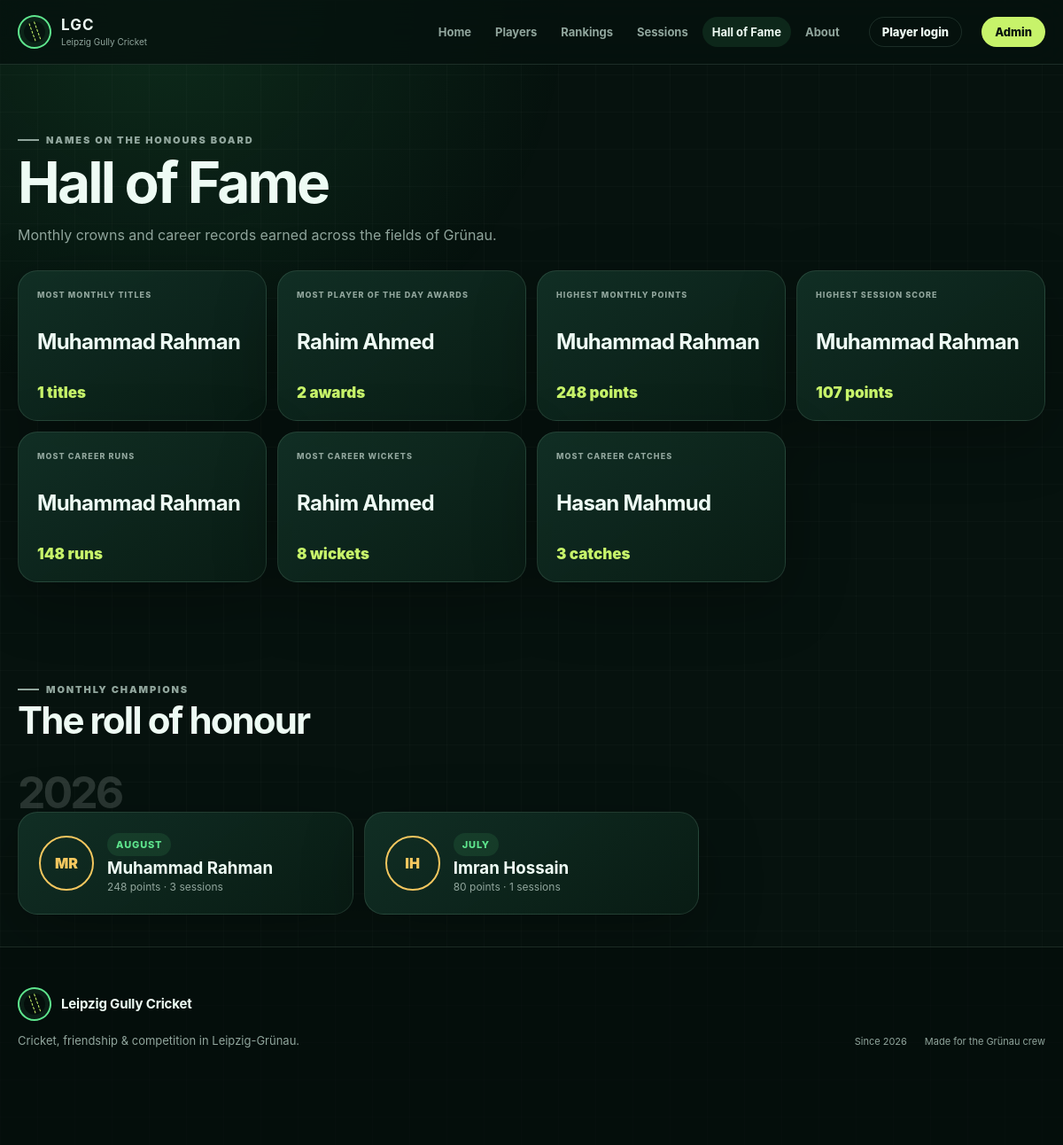
The page /history.php on the database its author committed.
### tables this page shows
CREATE TABLE players (
    id INT UNSIGNED AUTO_INCREMENT PRIMARY KEY,
    name VARCHAR(120) NOT NULL,
    email VARCHAR(190) NULL,
    password_hash VARCHAR(255) NULL,
    last_login_at DATETIME NULL,
    nickname VARCHAR(80) NULL,
    photo VARCHAR(255) NULL,
    player_number VARCHAR(12) NULL,
    batting_style VARCHAR(80) NULL,
    bowling_style VARCHAR(80) NULL,
    nationality_code CHAR(2) NULL,
    bio TEXT NULL,
    joined_date DATE NULL,
    active TINYINT(1) NOT NULL DEFAULT 1,
    created_at TIMESTAMP NOT NULL DEFAULT CURRENT_TIMESTAMP,
    updated_at TIMESTAMP NOT NULL DEFAULT CURRENT_TIMESTAMP ON UPDATE CURRENT_TIMESTAMP,
    UNIQUE KEY uq_players_email (email),
    INDEX idx_players_active (active)
);

CREATE TABLE session_players (
    id INT UNSIGNED AUTO_INCREMENT PRIMARY KEY,
    session_id INT UNSIGNED NOT NULL,
    player_id INT UNSIGNED NOT NULL,
    runs INT UNSIGNED NULL,
    balls_faced INT UNSIGNED NULL,
    fours INT UNSIGNED NULL,
    sixes INT UNSIGNED NULL,
    is_out TINYINT(1) NULL,
    wickets INT UNSIGNED NULL,
    balls_bowled INT UNSIGNED NULL,
    runs_conceded INT UNSIGNED NULL,
    catches INT UNSIGNED NULL,
    run_outs INT UNSIGNED NULL,
    stumpings INT UNSIGNED NULL,
    bonus_points INT UNSIGNED NOT NULL DEFAULT 0,
    penalty_points INT UNSIGNED NOT NULL DEFAULT 0,
    excluded TINYINT(1) NOT NULL DEFAULT 0,
    admin_note VARCHAR(255) NULL,
    calculated_points INT NOT NULL DEFAULT 0,
    created_at TIMESTAMP NOT NULL DEFAULT CURRENT_TIMESTAMP,
    updated_at TIMESTAMP NOT NULL DEFAULT CURRENT_TIMESTAMP ON UPDATE CURRENT_TIMESTAMP,
    CONSTRAINT fk_session_players_session FOREIGN KEY (session_id) REFERENCES sessions(id) ON DELETE CASCADE,
    CONSTRAINT fk_session_players_player FOREIGN KEY (player_id) REFERENCES players(id) ON DELETE RESTRICT,
    UNIQUE KEY uq_session_player (session_id, player_id),
    INDEX idx_session_players_player (player_id),
    INDEX idx_session_players_eligible (session_id, excluded)
);

### includes/accounts.php (called while the page is built, shortened)
<?php
function current_player(): ?array
{
    $playerId = $_SESSION['player_id'] ?? null;
    if (!is_int($playerId)) {
        return null;
    }
    $statement = db()->prepare('SELECT * FROM players WHERE id = ? AND email IS NOT NULL AND password_hash IS NOT NULL');
    $statement->execute([$playerId]);
    $player = $statement->fetch();
    return $player;
}

### history.php (the view, shortened to what this page needs)
<?php
require_once __DIR__ . '/includes/functions.php';
$pdo = db(); $fame = getHallOfFame($pdo); $years = [];
foreach ($fame['champions'] as $champion) { $years[substr($champion['month'], 0, 4)][] = $champion; }
$pageTitle = 'Hall of Fame'; $pageDescription = 'Monthly champions and all-time Leipzig Gully Cricket records.'; $activePage = 'history'; require __DIR__ . '/includes/header.php';
?>
<section class="section"><div class="shell"><div class="section-head"><div><p class="eyebrow">Names on the honours board</p><h1>Hall of Fame</h1><p>Monthly crowns and career records earned across the fields of Grünau.</p></div></div>
    <div class="records-grid"><?php foreach ($fame['records'] as $record): $player = $record['player']; ?><article class="surface record-card"><span class="record-label"><?= e($record['label']) ?></span><?php if ($player): ?><strong><?= e($player['name']) ?></strong><span class="record-value"><?= (int)$player['value'] ?> <?= e($record['unit']) ?></span><?php else: ?><strong>Waiting</strong><span class="muted">No record yet</span><?php endif; ?></article><?php endforeach; ?></div>
</div></section>
<section class="section-sm"><div class="shell"><div class="section-head"><div><p class="eyebrow">Monthly champions</p><h2>The roll of honour</h2></div></div>
    <?php if ($years): ?><div class="champion-years"><?php foreach ($years as $year => $champions): ?><section><h2 class="year-title"><?= e($year) ?></h2><div class="champion-grid"><?php foreach ($champions as $champion): ?><a class="surface champion-card" href="<?= e(url('player.php?id='.(int)$champion['id'])) ?>"><?= avatar_html($champion,'avatar') ?><div><span class="pill"><?= e((new DateTimeImmutable($champion['month'].'-01'))->format('F')) ?></span><h3><?= e($champion['name']) ?></h3><p><?= (int)$champion['points'] ?> points · <?= (int)$champion['sessions'] ?> sessions</p></div></a><?php endforeach; ?></div></section><?php endforeach; ?></div>
    <?php else: ?><div class="surface empty-state"><div class="empty-ball"></div><h2>The honours board is waiting</h2><p>A monthly champion appears automatically after the calendar month ends.</p></div><?php endif; ?>
</div></section>
<?php require __DIR__ . '/includes/footer.php'; ?>

### includes/header.php (shortened to what this page needs)
<?php
$activePage = $activePage ?? '';
$signedInPlayer = current_player();
$navItems = [
    'home' => ['Home', 'index.php'],
    'players' => ['Players', 'players.php'],
    'rankings' => ['Rankings', 'rankings.php'],
    'sessions' => ['Sessions', 'sessions.php'],
    'history' => ['Hall of Fame', 'history.php'],
    'about' => ['About', 'about.php'],
];
?>
<!doctype html>
<html lang="en">
<head>
    <link rel="stylesheet" href="<?= e(url('assets/css/style.css')) ?>">
</head>
<body>
<header class="site-header">
    <div class="shell header-inner">
        <a class="brand" href="<?= e(url('index.php')) ?>" aria-label="Leipzig Gully Cricket home">
            <span class="brand-mark" aria-hidden="true"><i></i></span>
            <span><strong>LGC</strong><small>Leipzig Gully Cricket</small></span>
        </a>
        <nav id="main-navigation" class="desktop-nav" aria-label="Main navigation">
            <?php foreach ($navItems as $key => [$label, $path]): ?>
                <a class="<?= $activePage === $key ? 'is-active' : '' ?>" href="<?= e(url($path)) ?>"><?= e($label) ?></a>
            <?php endforeach; ?>
        </nav>
        <a class="account-link<?= $activePage === 'account' ? ' is-active' : '' ?>" href="<?= e(url('account/')) ?>"><?= $signedInPlayer ? 'My profile' : 'Player login' ?></a>
        <a class="admin-link" href="<?= e(url('admin/')) ?>">Admin</a>
    </div>
</header>
<main id="main-content">

### includes/functions.php (shortened to what this page needs)
<?php
require_once __DIR__ . '/accounts.php';
function e(mixed $value): string
{
    return htmlspecialchars((string) $value, ENT_QUOTES | ENT_SUBSTITUTE, 'UTF-8');
}
function url(string $path = ''): string
{
    return rtrim(BASE_URL, '/') . '/' . ltrim($path, '/');
}
function valid_month(?string $month): string
{
    $current = date('Y-m');
    return $month > $current ? $current : $month;
}
function getMonthlyRanking(PDO $pdo, string $month): array
{
    $month = valid_month($month);
    $start = $month . '-01';
    $end = (new DateTimeImmutable($start))->modify('+1 month')->format('Y-m-d');
    $query = $pdo->prepare(
        "SELECT p.id, p.name, p.nickname, p.photo, p.player_number,
            COUNT(DISTINCT s.id) AS sessions,
            COALESCE(SUM(sp.runs), 0) AS runs,
            COALESCE(SUM(sp.wickets), 0) AS wickets,
            COALESCE(SUM(sp.catches), 0) AS catches,
            COALESCE(SUM(sp.calculated_points), 0) AS points,
            COALESCE(SUM(CASE WHEN s.player_of_day_id = p.id THEN 1 ELSE 0 END), 0) AS pod_awards
         FROM session_players sp
         INNER JOIN sessions s ON s.id = sp.session_id
         INNER JOIN players p ON p.id = sp.player_id
         WHERE s.session_date >= ? AND s.session_date < ? AND s.status = 'completed' AND sp.excluded = 0
         GROUP BY p.id, p.name, p.nickname, p.photo, p.player_number"
    );
    $query->execute([$start, $end]);
    return rank_player_rows($query->fetchAll());
}
function rank_player_rows(array $ranking): array
{
    usort($ranking, static function (array $a, array $b): int {
        foreach ([['points', -1], ['pod_awards', -1], ['runs', -1], ['wickets', -1], ['catches', -1], ['sessions', 1]] as [$key, $direction]) {
            $comparison = (int) $a[$key] <=> (int) $b[$key];
            if ($comparison !== 0) {
                return $comparison * $direction;
            }
        }
        return strcasecmp($a['name'], $b['name']);
    });
    $lastComparable = null;
    foreach ($ranking as $index => &$row) {
        foreach (['sessions', 'runs', 'wickets', 'catches', 'points', 'pod_awards'] as $key) {
            $row[$key] = (int) $row[$key];
        }
        $comparable = implode(':', [$row['points'], $row['pod_awards'], $row['runs'], $row['wickets'], $row['catches'], $row['sessions']]);
        if ($comparable !== $lastComparable) {
            $lastRank = $index + 1;
        }
        $lastComparable = $comparable;
    }
    return $ranking;
}
function getHallOfFame(PDO $pdo): array
{
    $months = $pdo->query(
        "SELECT DISTINCT DATE_FORMAT(session_date, '%Y-%m') AS month_key
         FROM sessions WHERE status = 'completed' AND session_date < DATE_FORMAT(CURRENT_DATE, '%Y-%m-01')
         ORDER BY month_key DESC"
    )->fetchAll(PDO::FETCH_COLUMN);
    $champions = [];
    foreach ($months as $month) {
        foreach (getMonthlyRanking($pdo, $month) as $row) {
            if ($row['rank'] !== 1) {
                break;
            }
            $row['month'] = $month;
            $champions[] = $row;
        }
    }
    $leader = static function (PDO $pdo, string $metric): ?array {
        $allowed = ['runs', 'wickets', 'catches'];
        if (!in_array($metric, $allowed, true)) {
            return null;
        }
        $query = $pdo->query(
            "SELECT p.id, p.name, p.photo, COALESCE(SUM(sp.$metric), 0) AS value
             FROM players p INNER JOIN session_players sp ON sp.player_id = p.id
             INNER JOIN sessions s ON s.id = sp.session_id
             WHERE sp.excluded = 0 AND s.status = 'completed'
             GROUP BY p.id, p.name, p.photo ORDER BY value DESC, p.name ASC LIMIT 1"
        );
        $row = $query->fetch();
        return $row ?: null;
    };
    $pod = $pdo->query(
        "SELECT p.id, p.name, p.photo, COUNT(*) AS value FROM sessions s
         INNER JOIN players p ON p.id = s.player_of_day_id
         INNER JOIN session_players sp ON sp.session_id = s.id AND sp.player_id = p.id AND sp.excluded = 0
         WHERE s.status = 'completed' GROUP BY p.id, p.name, p.photo ORDER BY value DESC, p.name ASC LIMIT 1"
    )->fetch() ?: null;
    $sessionHigh = $pdo->query(
        "SELECT p.id, p.name, p.photo, sp.calculated_points AS value, s.session_date
         FROM session_players sp INNER JOIN players p ON p.id = sp.player_id INNER JOIN sessions s ON s.id = sp.session_id
         WHERE sp.excluded = 0 AND s.status = 'completed' ORDER BY sp.calculated_points DESC, s.session_date ASC LIMIT 1"
    )->fetch() ?: null;
    $titleCounts = [];
    $highestMonthly = null;
    foreach ($champions as $champion) {
        $id = (int) $champion['id'];
        $titleCounts[$id] ??= ['id' => $id, 'name' => $champion['name'], 'photo' => $champion['photo'], 'value' => 0];
        $titleCounts[$id]['value']++;
        if ($highestMonthly === null || $champion['points'] > $highestMonthly['value']) {
            $highestMonthly = ['id' => $id, 'name' => $champion['name'], 'photo' => $champion['photo'], 'value' => $champion['points'], 'month' => $champion['month']];
        }
    }
    usort($titleCounts, static fn(array $a, array $b): int => $b['value'] <=> $a['value']);
    return [
        'champions' => $champions,
        'records' => [
            ['label' => 'Most monthly titles', 'unit' => 'titles', 'player' => $titleCounts[0] ?? null],
            ['label' => 'Most Player of the Day awards', 'unit' => 'awards', 'player' => $pod],
            ['label' => 'Highest monthly points', 'unit' => 'points', 'player' => $highestMonthly],
            ['label' => 'Highest session score', 'unit' => 'points', 'player' => $sessionHigh],
            ['label' => 'Most career runs', 'unit' => 'runs', 'player' => $leader($pdo, 'runs')],
            ['label' => 'Most career wickets', 'unit' => 'wickets', 'player' => $leader($pdo, 'wickets')],
            ['label' => 'Most career catches', 'unit' => 'catches', 'player' => $leader($pdo, 'catches')],
        ],
    ];
}
function avatar_html(array $player, string $class = 'avatar'): string
{
    $name = trim((string) ($player['name'] ?? 'Player'));
    $initials = '';
    foreach (preg_split('/\s+/', $name) ?: [] as $part) {
        $initials .= substr($part, 0, 1);
        if (strlen($initials) >= 2) {
            break;
        }
    }
    return '<span class="' . e($class) . ' avatar-fallback" aria-hidden="true">' . e(strtoupper($initials ?: 'L')) . '</span>';
}

### includes/footer.php (shortened to what this page needs)
</main>
<footer class="site-footer">
    <div class="shell footer-grid">
        <div>
            <a class="brand footer-brand" href="<?= e(url('index.php')) ?>">
                <span class="brand-mark" aria-hidden="true"><i></i></span>
                <span><strong>Leipzig Gully Cricket</strong></span>
            </a>
            <p>Cricket, friendship &amp; competition in Leipzig-Grünau.</p>
        </div>
        <div class="footer-note"><span>Since 2026</span><span>Made for the Grünau crew</span></div>
    </div>
</footer>
</body>
</html>

### rows shown on the page
players: label "MOST PLAYER OF THE DAY AWARDS", name "Rahim Ahmed", value "2", unit "awards", label "MOST CAREER WICKETS", value "8", unit "wickets"
players: label "HIGHEST MONTHLY POINTS", name "Muhammad Rahman", value "248", unit "points", label "MOST CAREER RUNS", value "148", unit "runs", initials "MR", format "AUGUST", points "248", sessions "3"
session_players: label "HIGHEST SESSION SCORE", player.name "Muhammad Rahman", calculated_points "107", unit "points"
players: label "MOST CAREER CATCHES", name "Hasan Mahmud", value "3", unit "catches"
players: initials "IH", format "JULY", name "Imran Hossain", points "80", sessions "1"

### other values the page prints
$label "Home"
$label "Players"
$label "Rankings"
$label "Sessions"
$label "Hall of Fame"
$label "About"
$record['label'] "MOST MONTHLY TITLES"
$player['name'] "Muhammad Rahman"
$player['value'] "1"
$record['unit'] "titles"
$year "2026"
